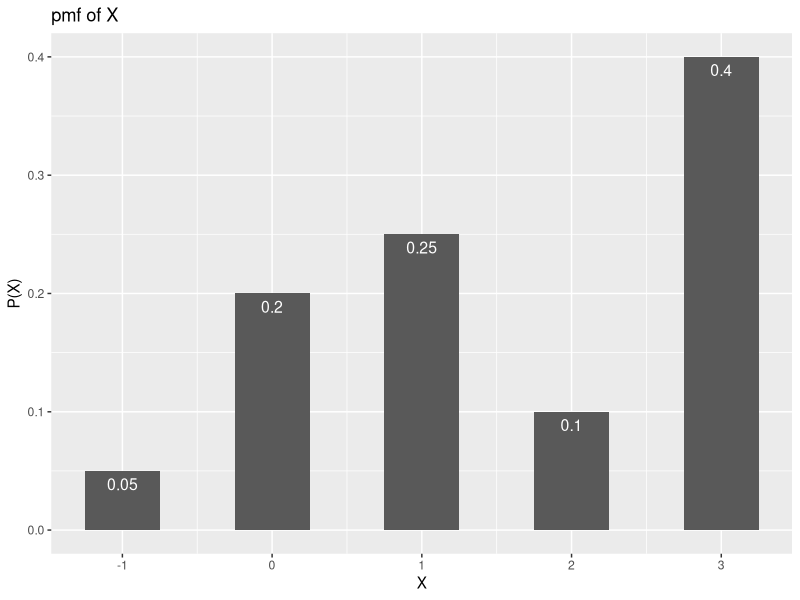

Generate this figure with R:
# Drawing of pmf and calculation of mean and variance of the given random variable


library(ggplot2)

data <- data.frame(x_vals = -1:3, y_vals = c(0.05,0.2,0.25,0.1,0.4))

ggplot(data, aes(x=x_vals, y=y_vals)) +
    geom_bar(stat='identity',width = 0.5) +
    labs(title = 'pmf of X', x = "X", y = "P(X)") +
    geom_text(aes(label=y_vals), vjust=1.6, color="white", size=4) 
    

x_mean  = sum(data$x_vals * data$y_vals)
x_var   = sum((data$x_vals - x_mean)^2*data$y_vals)


# Print outcome
sprintf('The mean of the variable is: %.2f', x_mean)
sprintf('The variance of the variable is: %.2f', x_var)

help(dunif)
